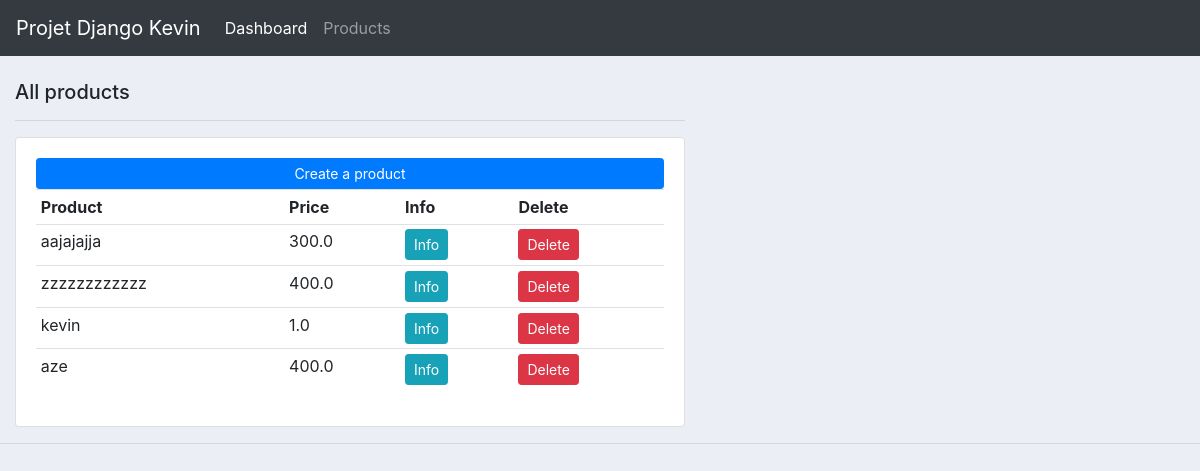
The page / on the database its author committed.
### app/models.py (models this page shows, shortened)
class Product(models.Model):
    name = models.CharField(max_length=200, null=True)
    price = models.FloatField(null=True)
    quantity = models.FloatField(null=True)
    description = models.CharField(max_length=200, null=True, blank=True)

### app/views.py (the view)
# urls.py: path('', views.home, name='home'),
def home(request):
    products = Product.objects.all()
    return render(request, 'app/dashboard.html', {'products': products})

### app/templates/app/dashboard.html (shortened to what this page needs)
{% extends 'app/main.html' %}
{% block content %}
	<div class="col-md-7">
        <br>
		<h5>All products </h5>
		<hr>
		<div class="card card-body">
			<a class="btn btn-primary  btn-sm btn-block" href="{% url 'create_product'%}">Create a product</a>
			<table class="table table-sm">
				<tr>
					<th>Product</th>
					<th>Price</th>
					<th>Info</th>
					<th>Delete</th>
				</tr>
                {% for i in products %}
                    <tr>
                        <td>{{i.name}}</td>
                        <td>{{i.price}}</td>
                        <td><a class=" btn btn-sm btn-info" href="{% url 'info_product'  %}">Info</a></td>
						<td><a class="  btn btn-sm btn-danger" href="">Delete</a></td>
                    </tr>
                    {% endfor%}
			</table>
		</div>
	</div>
{% endblock %}

### projetDjango/static/css/main.css (style rules this page uses)
body { background-color: #ebeff5; }

### rows shown on the page
Product: name "aajajajja", price "300.0"
Product: name "zzzzzzzzzzzz", price "400.0"
Product: name "kevin", price "1.0"
Product: name "aze", price "400.0"
